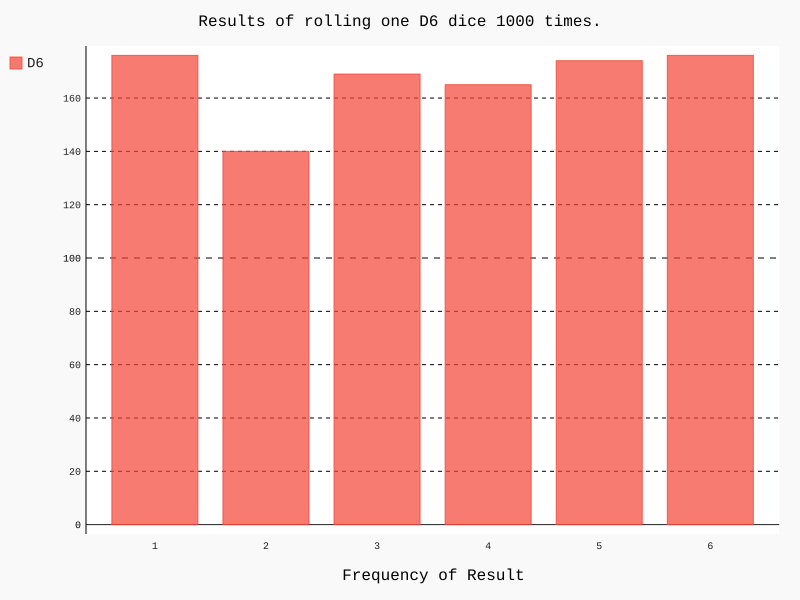

This chart was generated by the following Python code:
import pygal
from die import Die


die = Die()

results = []

for roll_num in range(1000):
    result = die.roll()
    results.append(result)


frequencies = []

for value in range(1, die.num_sides + 1):
    freq = results.count(value)
    frequencies.append(freq)


hist = pygal.Bar()

hist.title = "Results of rolling one D6 dice 1000 times."
hist.x_labels = [num for num in range(1, die.num_sides + 1)]
hist.x_title = "Result"
hist.x_title = "Frequency of Result"


hist.add("D6", frequencies)
hist.render_to_file("die_visual.svg")
